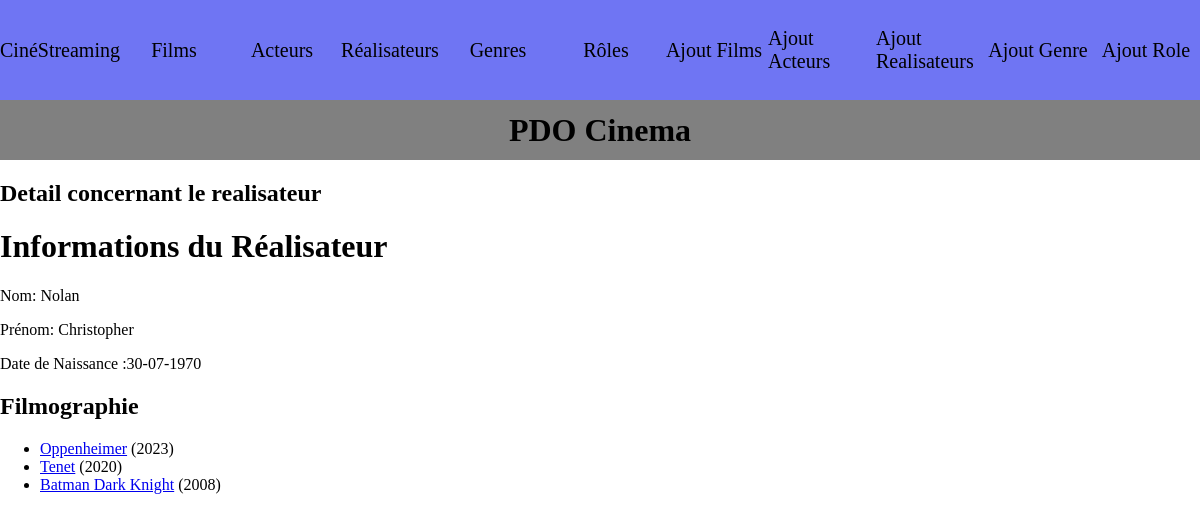
/index.php?action=detailRealisateur&id=2, run on the app's committed database.
### tables this page shows
CREATE TABLE IF NOT EXISTS `realisateur` (
  `ID_Realisateur` int(11) NOT NULL AUTO_INCREMENT,
  `Nom_Realisateur` varchar(50) NOT NULL,
  `Prenom_Realisateur` varchar(50) NOT NULL,
  `Sexe_Realisateur` varchar(5) NOT NULL,
  `DateNaissance_Realisateur` date NOT NULL,
  PRIMARY KEY (`ID_Realisateur`)
);

CREATE TABLE IF NOT EXISTS `films` (
  `ID_Films` int(11) NOT NULL AUTO_INCREMENT,
  `Titre_Film` varchar(50) NOT NULL,
  `AnneeSortieFilm` int(11) NOT NULL,
  `DureeFilm` int(11) NOT NULL,
  `Resume_Film` varchar(255) NOT NULL,
  `Note_Film` int(11) NOT NULL,
  `Affiche_Film` varchar(255) NOT NULL,
  `ID_Realisateur` int(11) NOT NULL,
  PRIMARY KEY (`ID_Films`),
  KEY `ID_Realisateur` (`ID_Realisateur`),
  CONSTRAINT `films_ibfk_1` FOREIGN KEY (`ID_Realisateur`) REFERENCES `realisateur` (`ID_Realisateur`)
);

### controller/CinemaController.php (called while the page is built, shortened)
<?php
class CinemaController {
public function detailRealisateur($id) {
    $pdo = Connect::seConnecter();
    $requeteInfosRealisateur = $pdo->prepare("
    SELECT Nom_Realisateur, Prenom_Realisateur, DATE_FORMAT
    (DateNaissance_Realisateur,'%d-%m-%Y') AS DateNaissance_RealisateurFormate
    FROM Realisateur
    WHERE Realisateur.ID_Realisateur = :id"
);
    $requeteInfosRealisateur->execute(['id' => $id]);
    $infosRealisateur = $requeteInfosRealisateur->fetch();
    $requeteFilmographie = $pdo->prepare("
        SELECT films.ID_Films ,films.Titre_Film, films.AnneeSortieFilm  AS AnneeSortieFilmTrie
        FROM films
        WHERE films.ID_Realisateur = :id
        ORDER BY AnneeSortieFilmTrie DESC"
    );
    $requeteFilmographie->execute(['id' => $id]);
    $filmographieRealisateur = $requeteFilmographie->fetchAll();
    require "view/realisateur/detailRealisateur.php";
}
}
?>

### view/realisateur/detailRealisateur.php (the view, shortened to what this page needs)
    <div>
        <h1>Informations du Réalisateur</h1>
        <p>Nom: <?= $infosRealisateur['Nom_Realisateur'] ?></p>
        <p>Prénom: <?= $infosRealisateur['Prenom_Realisateur'] ?></p>
        <p>Date de Naissance :<?= $infosRealisateur['DateNaissance_RealisateurFormate'] ?></p>
    </div>
    <div>
        <h2>Filmographie</h2>
        <ul>
            <?php foreach ($filmographieRealisateur as $film): ?>
                 <li>
                 <a href="index.php?action=detailFilm&id=<?= $film['ID_Films'] ?>"> <?= $film["Titre_Film"] ?></a>
                    (<?= $film['AnneeSortieFilmTrie'] ?>)
                </li>
            <?php endforeach; ?>
        </ul>
    </div>
<?php
require "view/template.php";
?>

### public/css/style.css (style rules this page uses)
body { margin: 0; }

### data on the page
realisateur: Nom_Realisateur "Nolan", Prenom_Realisateur "Christopher"
films: Titre_Film "Oppenheimer", AnneeSortieFilm "2023"
films: Titre_Film "Tenet", AnneeSortieFilm "2020"
films: Titre_Film "Batman Dark Knight", AnneeSortieFilm "2008"

### other printed values
$titre_secondaire "Detail concernant le realisateur"
$infosRealisateur['DateNaissance_RealisateurFormate'] "30-07-1970"
